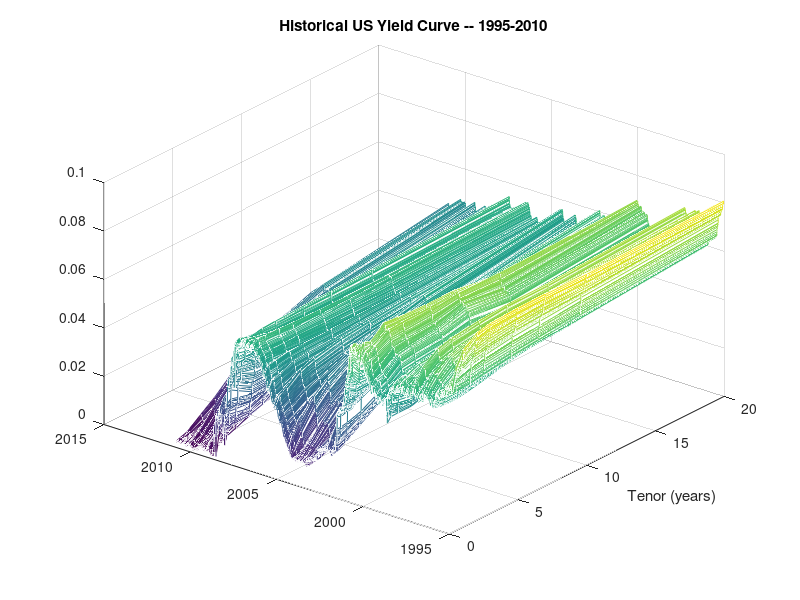

MATLAB code for this plot: (Note: this script raises an error after producing the figure.)
%% Load Data
%
% Daily yield curve data, for tenors of 3M 6M 1Y 2Y 3Y 5Y 7Y 10Y 20Y from
% 1995 to 2010 will be used.

load HistData

tau = [3/12 6/12 1 2 3 5 7 10 20];

% Take the first day of data to be the zero curve
InitZeroRates = EstimationData(1,:);

deltaT = 1/252;
nObs = size(EstimationData,1);

%% Visualize the historical data
[D,T] = meshgrid(tau,EstimationDates);
figure
mesh(D,T,EstimationData)
set(gca,'View',[-51.5000 36.0000])
datetick y
title('Historical US Yield Curve -- 1995-2010')
xlabel('Tenor (years)')

%% Calibrate the Hull White Model to Historical Data

HW1FSSM = ssm(@(c)hwssm(c,[tau(:) InitZeroRates(:)],tau,deltaT,nObs,...
    EstimationData));

D0 = .1*ones(1,length(tau));

x0_HW = [.1 .01];
lb_HW = [0 0];
ub_HW = [1 1];

[KalmanHW,histHWParam] = estimate(HW1FSSM,EstimationData,[x0_HW D0],'lb',...
    [lb_HW zeros(1,length(tau))],'ub',[ub_HW ones(1,length(tau))],...
    'Display','iter','univariate',true);

Hist_HW_Alpha = histHWParam(1)
Hist_HW_Sigma = histHWParam(2)

%% Calibrate the G2++ to Historical Data

G2PPSSM = ssm(@(c)g2ppssm(c,[tau(:) InitZeroRates(:)],tau,deltaT,nObs,...
    EstimationData));

x0_G2PP = [.4 .1 .15 .007 -.5];
lb_G2PP = [.01 .01 .001 .001 -1];
ub_G2PP = [1 1 1 1 1];

opts = optimoptions('fmincon','TolFun',1e-5,'TolX',1e-5);

[KalmanG2PP,histG2PPParam] = estimate(G2PPSSM,EstimationData,[x0_G2PP D0],...
    'lb',[lb_G2PP zeros(1,length(tau))],'ub',[ub_G2PP ones(1,length(tau))],...
    'Display','iter','univariate',true,'options',opts);

Hist_G2PP_a = histG2PPParam(1)
Hist_G2PP_b = histG2PPParam(2)
Hist_G2PP_sigma = histG2PPParam(3)
Hist_G2PP_eta = histG2PPParam(4)
Hist_G2PP_rho = histG2PPParam(5)